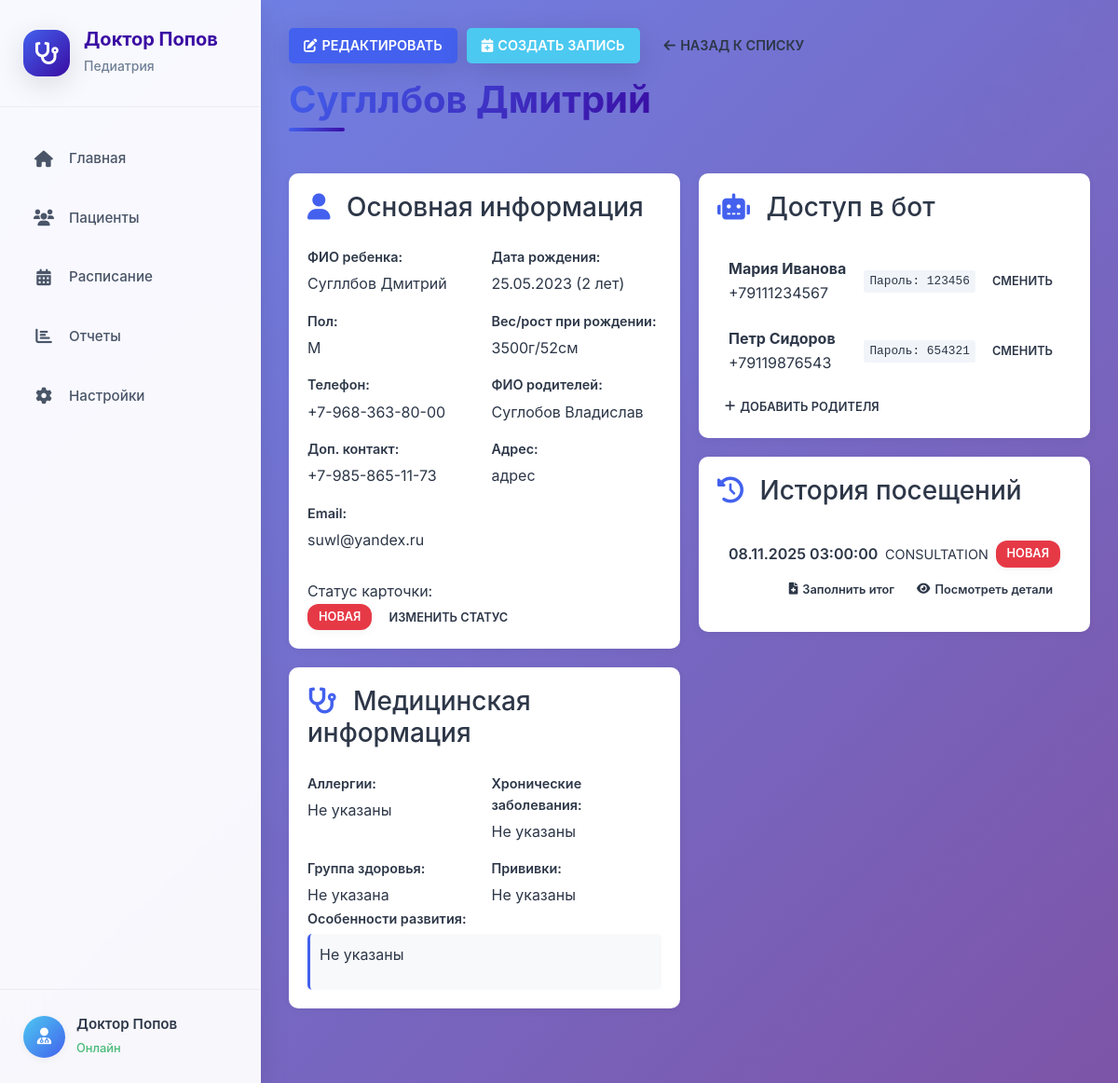
Page /patients/2 on the earlier database version.
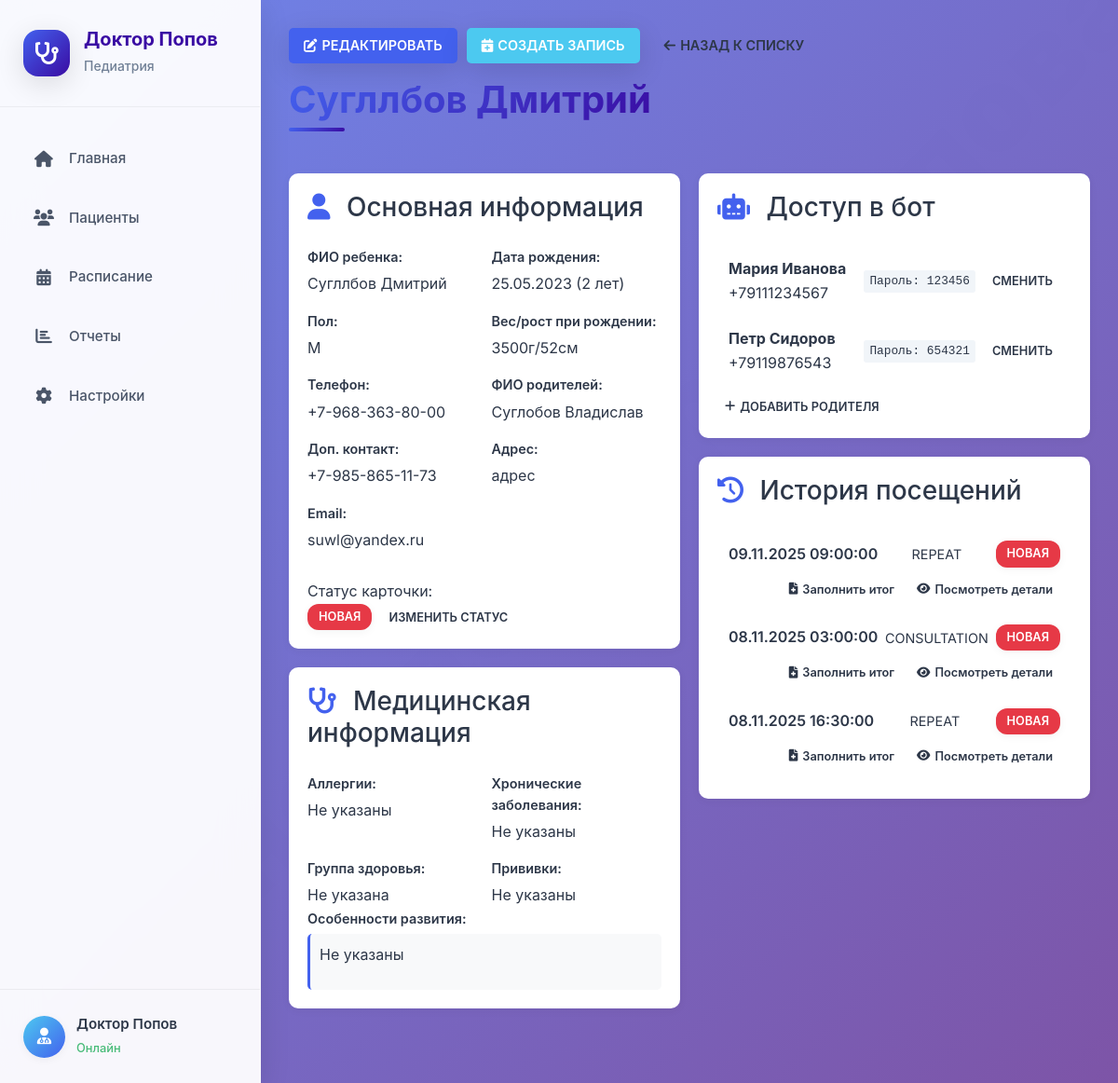
Same page on the later database version.
### app/models.py (models this page shows)
class Parent(Base):
    __tablename__ = "parents"
    id = Column(Integer, primary_key=True, index=True)
    phone = Column(String(20), unique=True, nullable=False)
    password = Column(String(100), nullable=False)
    first_name = Column(String(100))
    last_name = Column(String(100))
    created_at = Column(DateTime, default=datetime.now)

class Appointment(Base):
    __tablename__ = "appointments"
    id = Column(Integer, primary_key=True, index=True)
    patient_id = Column(Integer, ForeignKey("patients.id"))
    date = Column(Date, nullable=False)
    time = Column(Time, nullable=False)
    type = Column(String(50), nullable=False)  # primary, repeat, vaccination, consultation
    status = Column(String(20), default="new")  # new, confirmed, completed, cancelled
    comment = Column(Text)
    created_at = Column(DateTime, default=datetime.now)
    patient = relationship("Patient", back_populates="appointments")
    medical_record = relationship("MedicalRecord", back_populates="appointment", uselist=False)

### app/main.py (the view)
@app.get("/patients/{patient_id}", response_class=HTMLResponse)
async def patient_detail(request: Request, patient_id: int, db: Session = Depends(get_db)):
    patient = db.query(Patient).filter(Patient.id == patient_id).first()
    if not patient:
        raise HTTPException(status_code=404, detail="Patient not found")
    appointments = db.query(Appointment).filter(Appointment.patient_id == patient_id).order_by(Appointment.date.desc()).all()
    parents = db.query(Parent).all()
    return templates.TemplateResponse("patients/detail.html", {
        "request": request,
        "patient": patient,
        "appointments": appointments,
        "parents": parents
    })

### app/templates/patients/detail.html (shortened to what the changed rows need)
{% extends "base.html" %}
{% block content %}
<div class="patient-detail">
    <div class="page-header">
        <h2 class="page-title">{{ patient.last_name }} {{ patient.first_name }}</h2>
    </div>
    <div class="patient-layout">
        <div class="patient-right">
            <div class="info-card">
                <div class="parents-list">
                    {% for parent in parents %}
                    <div class="parent-item">
                        <div class="parent-info">
                            <strong>{{ parent.first_name }} {{ parent.last_name }}</strong>
                            <div class="parent-phone">{{ parent.phone }}</div>
                        </div>
                        <div class="parent-actions">
                            <span class="password">Пароль: {{ parent.password }}</span>
                            <button class="btn btn-sm btn-outline">СМЕНИТЬ</button>
                        </div>
                    </div>
                    {% else %}
                    <div class="empty-state">Родители не привязаны</div>
                    {% endfor %}
                </div>
            </div>
            <div class="info-card">
                <div class="visits-list">
                    {% for appointment in appointments %}
                    <div class="visit-item">
                        <div class="visit-main">
                            <div class="visit-date">{{ appointment.date.strftime('%d.%m.%Y') }} {{ appointment.time }}</div>
                            <div class="visit-type">{{ appointment.type|upper }}</div>
                            <div class="visit-status status-badge {% if appointment.status == 'completed' %}status-completed{% elif appointment.status == 'confirmed' %}status-confirmed{% else %}status-new{% endif %}">
                                {% if appointment.status == 'completed' %}ЗАВЕРШЕНО
                                {% elif appointment.status == 'confirmed' %}ПОДТВЕРЖДЕНО
                                {% else %}НОВАЯ{% endif %}
                            </div>
                        </div>
                        <div class="visit-actions">
                            {% if appointment.status == 'completed' %}
                                <a href="/visit-result/{{ appointment.id }}" class="btn btn-sm btn-primary">
                                    <i class="fas fa-file-medical"></i> Заполнить итог
                                </a>
                            {% else %}
                                <button class="btn btn-sm btn-outline" onclick="fillVisitResult({{ appointment.id }})">
                                    <i class="fas fa-file-medical"></i> Заполнить итог
                                </button>
                            {% endif %}
                            <button class="btn btn-sm btn-outline">
                                <i class="fas fa-eye"></i> Посмотреть детали
                            </button>
                        </div>
                    </div>
                    {% else %}
                    <div class="empty-state">История посещений пуста</div>
                    {% endfor %}
                </div>
            </div>
        </div>
    </div>
</div>
{% endblock %}

Differences in the rows shown:
added Appointment: date "09.11.2025", time "09:00:00", type "REPEAT", status "НОВАЯ"
added Appointment: date "08.11.2025", time "16:30:00", type "REPEAT", status "НОВАЯ"
